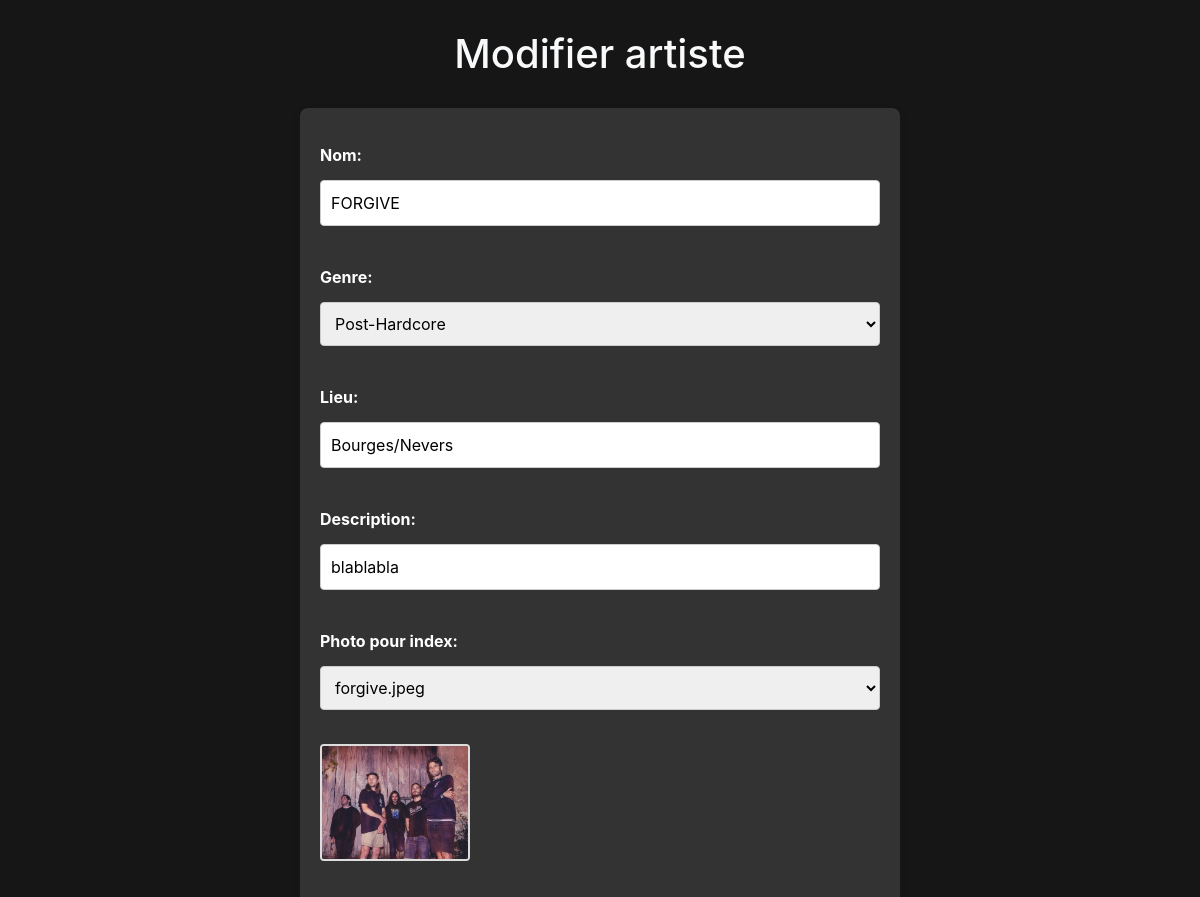
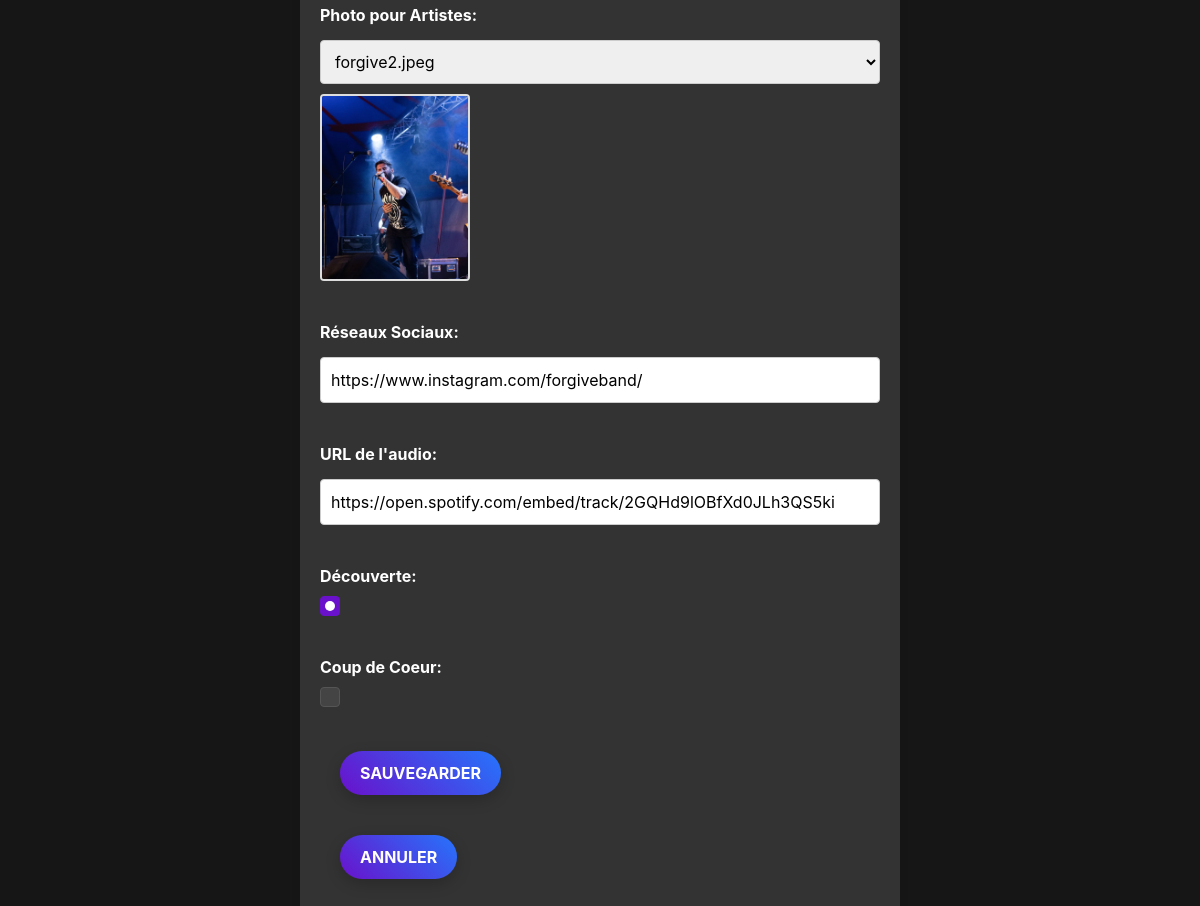
The app's page /php/back/modify.php?type=artiste&id=12 with its own data (2 pictures, top to bottom).
### tables this page shows
CREATE TABLE `artistes` (
  `id_artiste` int NOT NULL,
  `nom` varchar(255) NOT NULL,
  `id_genre` int NOT NULL,
  `location` varchar(255) NOT NULL,
  `description` text NOT NULL,
  `photo` varchar(255) NOT NULL,
  `photo2` varchar(255) NOT NULL,
  `reseaux_sociaux` text NOT NULL,
  `audio_url` varchar(255) NOT NULL,
  `decouverte` tinyint(1) NOT NULL,
  `cdc` tinyint(1) NOT NULL
);

CREATE TABLE `genres` (
  `id_genre` int NOT NULL,
  `categorie` varchar(255) NOT NULL,
  `genre` varchar(255) NOT NULL
);

### php/back/modify.php (the view, shortened to what this page needs)
<?php
include_once '../connect.php';
$type = $_GET['type'];
$id = intval($_GET['id']);
$data = [];
$all_photos = [];
$all_photos_folder = '../images/artistes';
function getPhotos($dir) {
    $photos = [];
    $iterator = new RecursiveIteratorIterator(new RecursiveDirectoryIterator($dir));
    foreach ($iterator as $fileinfo) {
        if ($fileinfo->isFile() && in_array($fileinfo->getExtension(), ['jpg', 'jpeg', 'png', 'gif'])) {
            $relative_path = str_replace($dir . '/', '', $fileinfo->getPathname());
            $photos[$fileinfo->getFilename()] = 'images/' . $relative_path;
        }
    }
    return $photos;
}
if ($type === 'artiste' || $type === 'decouverte') {
    if (is_dir($all_photos_folder)) {
        $all_photos = getPhotos($all_photos_folder);
    } else {
        die("Le dossier des photos pour artistes et découvertes n'existe pas.");
    }
}
try {
    switch ($type) {
        case 'artiste':
            $query = $db->prepare("SELECT * FROM artistes WHERE id_artiste = ?");
            break;
    }
    $query->execute([$id]);
    $data = $query->fetch(PDO::FETCH_ASSOC);
    $genres_query = $db->query("SELECT * FROM genres");
    $genres = $genres_query->fetchAll(PDO::FETCH_ASSOC);
} catch (PDOException $e) {
    echo "Erreur : " . $e->getMessage();
}
?>
<!DOCTYPE html>
<html lang="fr">
<head>
    <link rel="stylesheet" href="https://stackpath.bootstrapcdn.com/bootstrap/4.5.2/css/bootstrap.min.css">
    <link rel="stylesheet" href="modify.css">
</head>
<body>
    <h1>Modifier <?php echo htmlspecialchars($type); ?></h1>
    <form method="post" action="save.php" accept-charset="UTF-8">
        <?php if ($type === 'artiste' || $type === 'decouverte') : ?>
            <label for="nom">Nom:</label>
            <input type="text" name="nom" value="<?php echo htmlspecialchars($data['nom']); ?>" required><br>
            <label for="id_genre">Genre:</label>
            <select name="id_genre" required>
                <?php foreach ($genres as $genre) : ?>
                    <option value="<?php echo htmlspecialchars($genre['id_genre']); ?>" <?php echo ($genre['id_genre'] == $data['id_genre']) ? 'selected' : ''; ?>>
                        <?php echo htmlspecialchars($genre['genre'], ENT_QUOTES, 'UTF-8'); ?>
                    </option>
                <?php endforeach; ?>
            </select><br>
            <label for="location">Lieu:</label>
            <input type="text" name="location" value="<?php echo htmlspecialchars($data['location']); ?>" required><br>
            <label for="description">Description:</label>
            <input type="text" name="description" value="<?php echo htmlspecialchars($data['description']); ?>"><br>
            <label for="photo">Photo pour index:</label>
            <select name="photo" onchange="previewImage()">
                <?php foreach ($all_photos as $filename => $path) : ?>
                    <option value="<?php echo htmlspecialchars($filename); ?>" <?php echo ($filename == $data['photo']) ? 'selected' : ''; ?>>
                        <?php echo htmlspecialchars($filename); ?>
                    </option>
                <?php endforeach; ?>
            </select><br>
            <img id="imagePreview" class="image-preview" src="../images/artistes/<?php echo htmlspecialchars($data['photo']); ?>" alt="Aperçu de l'image"><br>
            <label for="photo2">Photo pour Artistes:</label>
<select name="photo2" onchange="previewImage2()">
    <?php foreach ($all_photos as $filename => $path) : ?>
        <option value="<?php echo htmlspecialchars($filename); ?>" <?php echo ($filename == $data['photo2']) ? 'selected' : ''; ?>>
            <?php echo htmlspecialchars($filename); ?>
        </option>
    <?php endforeach; ?>
</select>
<img id="imagePreview2" class="image-preview" src="../images/artistes/<?php echo htmlspecialchars($data['photo2']); ?>" alt="Aperçu de la deuxième image"><br>
            <label for="reseaux_sociaux">Réseaux Sociaux:</label>
            <input type="text" name="reseaux_sociaux" value="<?php echo htmlspecialchars($data['reseaux_sociaux']); ?>"><br>
            <label for="audio_url">URL de l'audio:</label>
            <input type="text" name="audio_url" value="<?php echo htmlspecialchars($data['audio_url']); ?>"><br>
            <label for="decouverte">Découverte:</label>
            <input type="checkbox" name="decouverte" <?php echo ($data['decouverte']) ? 'checked' : ''; ?>><br>
            <label for="cdc">Coup de Coeur:</label>
            <input type="checkbox" name="cdc" <?php echo ($data['cdc']) ? 'checked' : ''; ?>><br>
        <?php endif; ?>
        <input type="submit" value="Sauvegarder">
        <button type="button" onclick="window.history.back()">Annuler</button>
    </form>
</body>
</html>

### php/back/modify.css (style rules this page uses)
body { background-color: rgb(22, 22, 22); color: #f8f9fa; }
form { display: flex; flex-direction: column; align-items: flex-start; width: 100%; max-width: 600px; margin: 0 auto; padding: 20px; background-color: #f9f9f9; border-radius: 8px; box-shadow: 0px 4px 8px rgba(0, 0, 0, 0.1); background-color: #333; }
h1 { text-align: center; margin: 30px; }
form label { margin-top: 15px; font-weight: bold; color: white; }
form input[type="text"], form select, form textarea { width: 100%; padding: 10px; margin-top: 5px; border: 1px solid #ccc; border-radius: 4px; font-size: 16px; }
.image-preview { max-width: 100%; height: auto; margin-top: 10px; border: 2px solid #ddd; border-radius: 4px; }
form input[type="submit"], form button { background: linear-gradient(45deg, #6a11cb, #2575fc); border: none; color: white; padding: 10px 20px; font-size: 16px; font-weight: bold; text-transform: uppercase; border-radius: 25px; box-shadow: 0px 5px 15px rgba(0, 0, 0, 0.2); transition: all 0.3s ease-in-out; margin: 20px; }
form button[type="button"] { background: linear-gradient(45deg, #6a11cb, #2575fc); border: none; color: white; padding: 10px 20px; font-size: 16px; font-weight: bold; text-transform: uppercase; border-radius: 25px; box-shadow: 0px 5px 15px rgba(0, 0, 0, 0.2); transition: all 0.3s ease-in-out; margin: 20px; }
input[type="checkbox"] { margin-right: 10px; appearance: none; -webkit-appearance: none; background-color: #444; border: 1px solid #555; border-radius: 4px; width: 20px; height: 20px; cursor: pointer; position: relative; display: inline-block; }
input[type=checkbox]:checked { background-color: #6a11cb; border-color: #6a11cb; }
input[type=checkbox]:checked::before { content: ''; position: absolute; top: 50%; left: 50%; width: 10px; height: 10px; background-color: white; border-radius: 50%; transform: translate(-50%, -50%); }

### php/back/modify.php (style rules this page uses)
.image-preview { width: 150px; height: auto; display: block; margin-top: 10px; }

### records on screen
artistes: nom "FORGIVE", id_genre "Post-Hardcore", location "Bourges/Nevers", description "blablabla", photo "forgive.jpeg", photo (picture), photo2 "forgive2.jpeg", photo2 (picture), reseaux_sociaux "https://www.instagram.com/forgiveband/", audio_url "https://open.spotify.com/embed/track/2GQHd9lOBfXd0JLh3QS5ki", decouverte "☑"

### other values on screen
$type "artiste"
